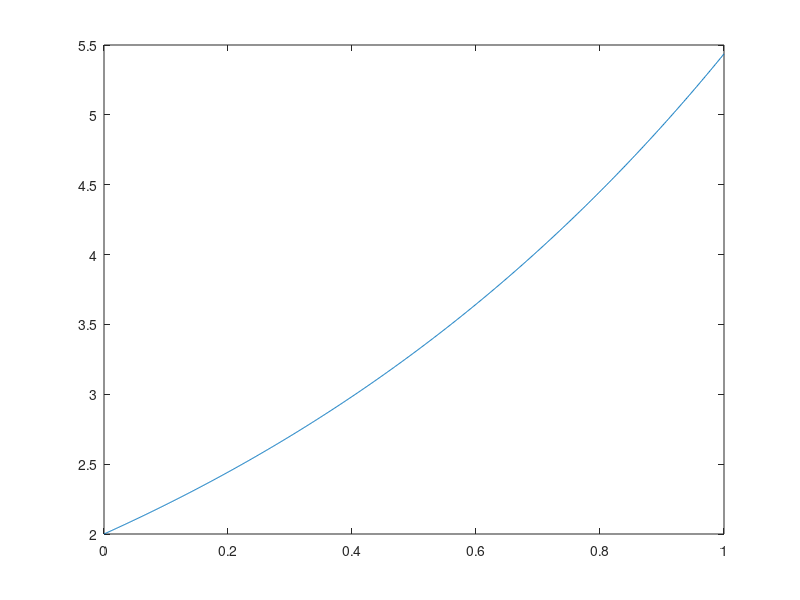
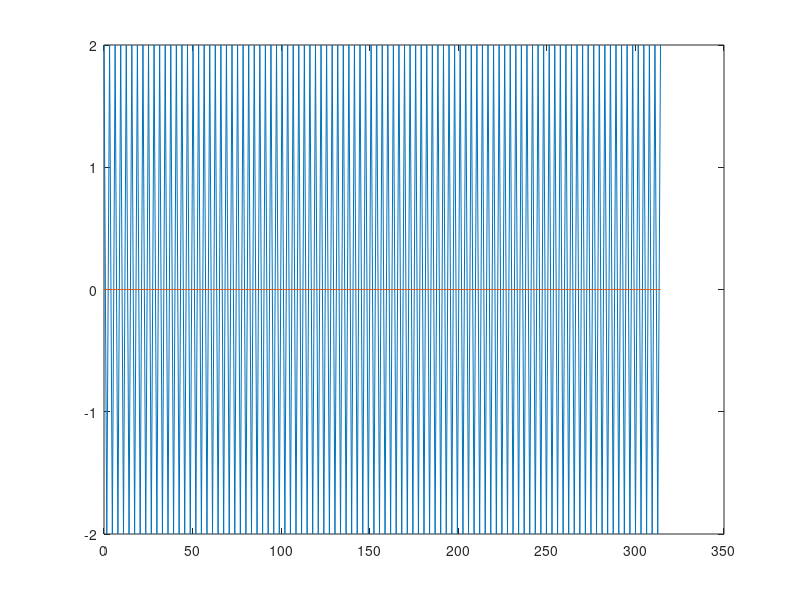

These figures' MATLAB source, in order:
clear up
clc
U_0 = 2;
tspan = linspace(0, 1, 1001);

odefunc = @(t,u) u;
opts = odeset('RelTol',1e-6,'AbsTol',1e-6);
[t,u] = ode45(odefunc, tspan, U_0,opts);
figure
plot(t,u)

x_0 = 2;
dx_0 = 0;
omega = 2;
X_0 = [x_0 dx_0]';
tspan = linspace(0, 200*pi/omega, 201);
odefunc2= @(t,X) [X(2);
                  -omega^2*X(1)];
[t,X] = ode45(odefunc2, tspan, X_0,opts);
figure
plot(t,X(:,1))
hold on
plot(t,X(:,2))